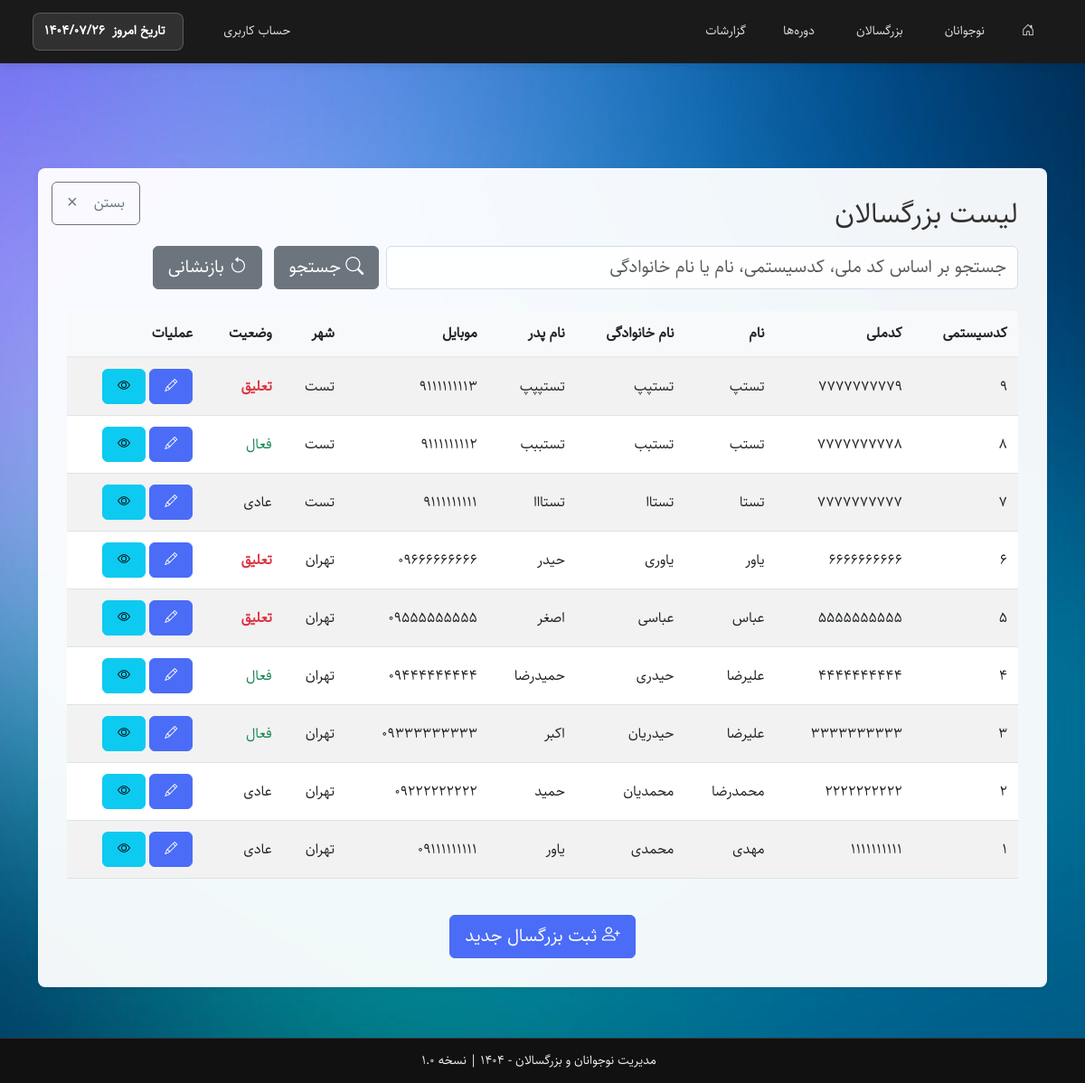
/includes/listadult.php (signed in), run on an earlier commit of the app's database.
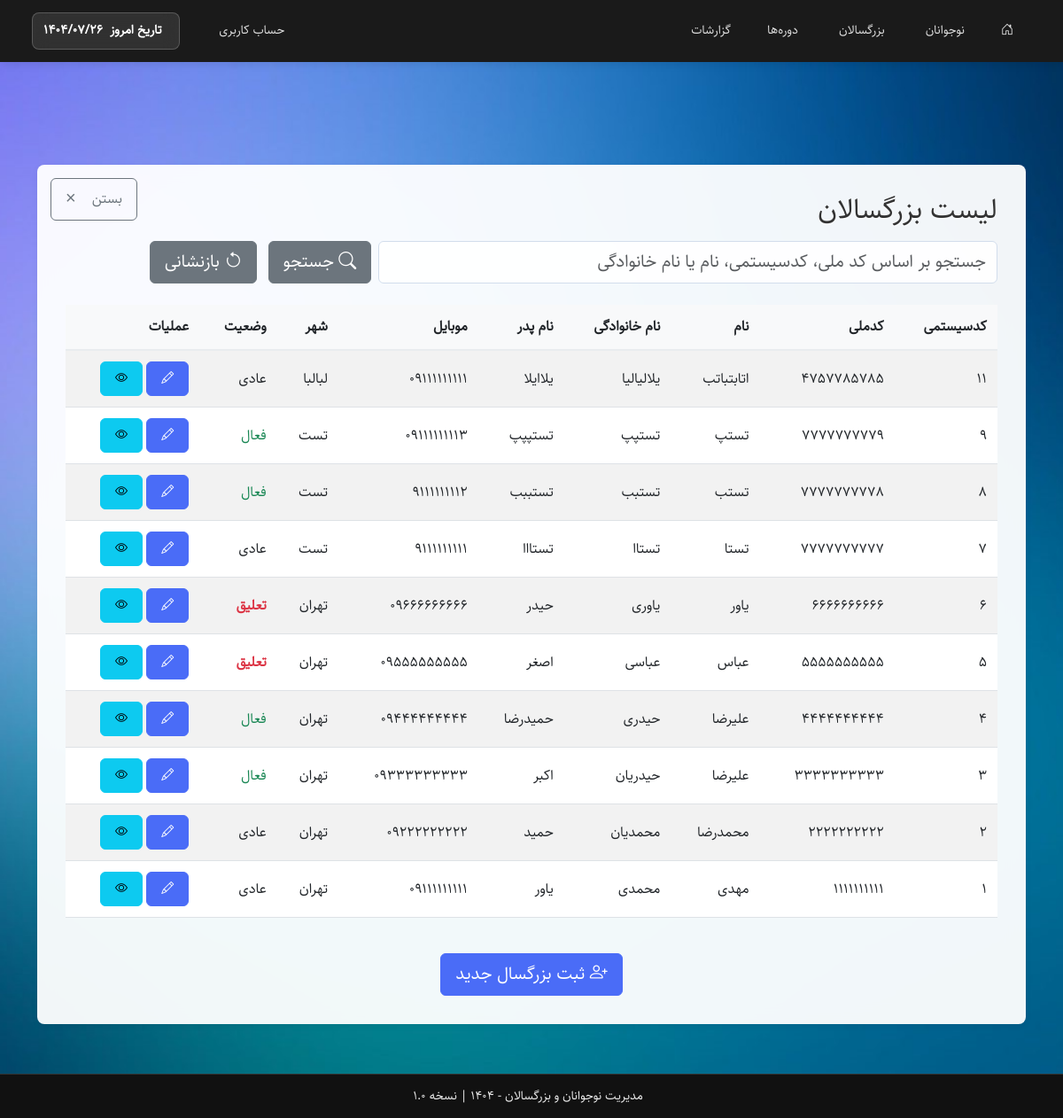
And on a later commit of the database.
### tables this page shows
CREATE TABLE `adult` (
  `AdultID` int(11) NOT NULL,
  `AdultSysCode` varchar(20) NOT NULL COMMENT 'کدسیستمی',
  `AdultMelli` varchar(10) NOT NULL COMMENT 'کدملی',
  `AdultName` varchar(50) NOT NULL COMMENT 'نام',
  `AdultFamily` varchar(50) NOT NULL COMMENT 'نام خانوادگی',
  `AdultFather` varchar(50) NOT NULL COMMENT 'نام پدر',
  `AdultMobile1` varchar(11) DEFAULT NULL COMMENT 'موبایل 1',
  `AdultMobile2` varchar(11) DEFAULT NULL COMMENT 'موبایل 2',
  `AdultDateBirth` date DEFAULT NULL COMMENT 'تاریخ تولد',
  `AdultRegDate` date DEFAULT NULL COMMENT 'تاریخ ثبت نام',
  `AdultStatus` enum('عادی','فعال','تعلیق') NOT NULL DEFAULT 'عادی' COMMENT 'وضعیت',
  `AdultPlaceBirth` varchar(100) DEFAULT NULL COMMENT 'محل تولد',
  `AdultPlaceCerti` varchar(100) DEFAULT NULL COMMENT 'محل صدور',
  `AdultBloodType` enum('O+','O-','A+','A-','B+','B-','AB+','AB-') DEFAULT NULL COMMENT 'گروه خونی',
  `AdultEducation` enum('اول ابتدایی','دوم ابتدایی','سوم ابتدایی','چهارم ابتدایی','پنجم ابتدایی','ششم ابتدایی','هفتم','هشتم','نهم','دهم','یازدهم','دوازدهم','فارغ التحصیل','دانشجو','دیپلم','فوق دیپلم','لیسانس','فوق لیسانس','دکتری','سایر') DEFAULT NULL COMMENT 'تحصیلات',
  `AdultAddress` text DEFAULT NULL COMMENT 'آدرس',
  `AdultZipCode` varchar(10) DEFAULT NULL COMMENT 'کدپستی',
  `AdultImage` varchar(255) DEFAULT NULL COMMENT 'تصویر پروفایل',
  `AdultCreated` timestamp NOT NULL DEFAULT current_timestamp(),
  `AdultUpdated` timestamp NOT NULL DEFAULT current_timestamp() ON UPDATE current_timestamp(),
  `AdultCity` varchar(100) DEFAULT NULL COMMENT 'شهر',
  `AdultBankName` varchar(100) DEFAULT NULL COMMENT 'نام بانک',
  `AdultAccountNumber` varchar(30) DEFAULT NULL COMMENT 'شماره حساب',
  `AdultCardNumber` varchar(20) DEFAULT NULL COMMENT 'شماره کارت',
  `AdultShebaNumber` varchar(30) DEFAULT NULL COMMENT 'شماره شبا',
  `AdultActiveDate` date DEFAULT NULL COMMENT 'تاریخ ثبت فعال',
  `AdultSuspendDate` date DEFAULT NULL COMMENT 'تاریخ ثبت تعلیق'
);

### includes/check_access.php (called while the page is built, shortened)
<?php
require_once __DIR__ . '/../config/database.php';
function getCurrentUserRole() {
    global $conn;
    $sessionUsername = $_SESSION['user_name'] ?? ($_SESSION['username'] ?? ($_SESSION['login_user'] ?? ''));
    $sessionUserId = isset($_SESSION['user_id']) ? (int)$_SESSION['user_id'] : 0;
    $role = 'guest';
    if ($sessionUserId > 0) {
        $stmt = $conn->prepare("SELECT role FROM users WHERE id=? LIMIT 1");
        $stmt->bind_param('i', $sessionUserId);
        if ($stmt->execute()) {
            $result = $stmt->get_result()->fetch_assoc();
            $role = $result['role'] ?? 'guest';
        }
    }
    return $role;
}
function isAdmin() {
    return getCurrentUserRole() === 'admin';
}
function isManagerOrAbove() {
    $role = getCurrentUserRole();
    return in_array($role, ['admin', 'manager']);
}

### includes/listadult.php (the view, shortened to what this page needs)
<?php
require_once __DIR__ . '/check_access.php';
require_once __DIR__ . '/../config/database.php';
$q = trim($_GET['q'] ?? '');
$page = max(1, (int)($_GET['page'] ?? 1));
$perPage = 10;
$offset = ($page - 1) * $perPage;
$where = '';
$rs = $conn->query("SELECT * FROM adult $where ORDER BY AdultID DESC LIMIT $perPage OFFSET $offset");
?>
<!DOCTYPE html>
<html lang="fa" dir="rtl">
<head>
    <link href="../assets/css/bootstrap.rtl.min.css" rel="stylesheet" />
    <link href="../assets/css/bootstrap-icons.css" rel="stylesheet" />
    <link href="../assets/css/style.css" rel="stylesheet" />
</head>
<body>
<?php include __DIR__ . '/header.php'; ?>
<div class="container" style="margin-top:100px; margin-bottom:40px; text-align:right;">
    <div class="content-box">
        <div class="d-flex justify-content-start align-items-center mb-3">
            <a href="../index.php" class="btn btn-outline-secondary d-flex align-items-center ms-2">
                <span class="me-2">بستن</span>
                <span aria-hidden="true" class="fs-5">×</span>
            </a>
            <h2 class="mb-0">لیست بزرگسالان</h2>
        </div>
        <form class="mb-4" method="get">
            <div class="row g-2 align-items-center">
                <div class="col-md-8">
                    <input class="form-control form-control-lg" name="q" placeholder="جستجو بر اساس کد ملی، کدسیستمی، نام یا نام خانوادگی" value="<?php echo htmlspecialchars($q); ?>">
                </div>
                <div class="col-md-4">
                    <button class="btn btn-secondary btn-lg me-2"><i class="bi bi-search"></i> جستجو</button>
                    <a href="?" class="btn btn-secondary btn-lg"><i class="bi bi-arrow-counterclockwise"></i> بازنشانی</a>
                </div>
            </div>
        </form>
        <div class="table-responsive">
            <table class="table table-striped">
                <thead>
                    <tr>
                        <th>کدسیستمی</th>
                        <th>کدملی</th>
                        <th>نام</th>
                        <th>نام خانوادگی</th>
                        <th>نام پدر</th>
                        <th>موبایل</th>
                        <th>شهر</th>
                        <th>وضعیت</th>
                        <th>عملیات</th>
                    </tr>
                </thead>
                <tbody>
                <?php if ($rs && $rs->num_rows): while($row=$rs->fetch_assoc()): ?>
                    <tr>
                        <td><?php echo htmlspecialchars($row['AdultSysCode']); ?></td>
                        <td><?php echo htmlspecialchars($row['AdultMelli']); ?></td>
                        <td><?php echo htmlspecialchars($row['AdultName']); ?></td>
                        <td><?php echo htmlspecialchars($row['AdultFamily']); ?></td>
                        <td><?php echo htmlspecialchars($row['AdultFather']); ?></td>
                        <td><?php echo htmlspecialchars($row['AdultMobile1']); ?></td>
                        <td><?php echo htmlspecialchars($row['AdultCity'] ?? '-'); ?></td>
                        <td>
                            <?php
                            $statusClass = '';
                            if ($row['AdultStatus'] === 'فعال') {
                                $statusClass = 'text-success';
                            } elseif ($row['AdultStatus'] === 'غیرفعال') {
                                $statusClass = 'text-warning';
                            } elseif ($row['AdultStatus'] === 'تعلیق') {
                                $statusClass = 'text-danger';
                            }
                            ?>
                            <span class="<?php echo $statusClass; ?>">
                                <?php echo htmlspecialchars($row['AdultStatus']); ?>
                            </span>
                        </td>
                        <td>
                            <a class="btn btn-sm btn-primary" href="editadult.php?AdultID=<?php echo $row['AdultID']; ?>" title="ویرایش">
                                <i class="bi bi-pencil"></i>
                            </a>
                            <a class="btn btn-sm btn-info" href="viewadult.php?AdultID=<?php echo $row['AdultID']; ?>" title="مشاهده">
                                <i class="bi bi-eye"></i>
                            </a>
                        </td>
                    </tr>
                <?php endwhile; endif; ?>
                </tbody>
            </table>
        </div>
        <div class="mt-4 text-center">
            <a href="regadult.php" class="btn btn-primary btn-lg">
                <i class="bi bi-person-plus"></i> ثبت بزرگسال جدید
            </a>
        </div>
    </div>
</div>
<?php include __DIR__ . '/footer.php'; ?>
</body>
</html>

### includes/header.php (shortened to what this page needs)
<?php
$__rootBase = 'http://localhost';
@require_once __DIR__ . '/../config/database.php';
@require_once __DIR__ . '/check_access.php';
function getCurrentJalaliDate() {
    if (function_exists('jdate')) {
        return jdate('Y/m/d');
    } else {
        $now = new DateTime('now', new DateTimeZone('Asia/Tehran'));
        $gy = (int)$now->format('Y');
        $gm = (int)$now->format('m');
        $gd = (int)$now->format('d');
        $g_d_m = [0,31,59,90,120,151,181,212,243,273,304,334];
        $gy2 = ($gm > 2) ? ($gy + 1) : $gy;
        $days = 355666 + (365 * $gy) + (int)(($gy2 + 3) / 4) - (int)(($gy2 + 99) / 100) + (int)(($gy2 + 399) / 400) + $gd + $g_d_m[$gm - 1];
        $jy = -1595 + (33 * (int)($days / 12053));
        $days %= 12053;
        $jy += 4 * (int)($days / 1461);
        $days %= 1461;
        if ($days > 365) {
            $jy += (int)(($days - 1) / 365);
            $days = ($days - 1) % 365;
        }
        if ($days < 186) {
            $jm = 1 + (int)($days / 31);
            $jd = 1 + ($days % 31);
        } else {
            $jm = 7 + (int)(($days - 186) / 30);
            $jd = 1 + (($days - 186) % 30);
        }
        return $jy . '/' . str_pad($jm, 2, '0', STR_PAD_LEFT) . '/' . str_pad($jd, 2, '0', STR_PAD_LEFT);
    }
}
?>
<header class="main-header">
    <div class="header-container">
        <nav class="nav-section right">
            <ul class="nav-links">
                <li class="nav-item">
                    <a href="<?php echo $__rootBase; ?>" class="nav-link" title="خانه">
                        <i class="bi bi-house-door"></i>
                    </a>
                </li>
                <li class="nav-item has-submenu">
                    <a href="#" class="nav-link" role="button" aria-haspopup="true" aria-expanded="false">
                        نوجوانان
                    </a>
                </li>
                <li class="nav-item has-submenu">
                    <a href="#" class="nav-link" role="button" aria-haspopup="true" aria-expanded="false">
                        بزرگسالان
                    </a>
                </li>
                <?php if (isManagerOrAbove()): ?>
                <li class="nav-item">
                    <a href="<?php echo $__rootBase; ?>/includes/class.php" class="nav-link">
                        دوره‌ها
                    </a>
                </li>
                <?php endif; ?>
                <?php if (isAdmin()): ?>
                <li class="nav-item">
                    <a href="<?php echo $__rootBase; ?>/includes/reportall.php" class="nav-link">
                        گزارشات
                    </a>
                </li>
                <?php endif; ?>
            </ul>
        </nav>
        <nav class="nav-section left">
            <ul class="nav-links">
                <li class="nav-item has-submenu">
                    <a href="#" class="nav-link" role="button" aria-haspopup="true" aria-expanded="false">
                        <span class="user-display-name">حساب کاربری</span>
                    </a>
                        </li>
                <li class="nav-item">
                    <div class="date-widget-header">
                        <span class="mb-3><i class="bi bi-calendar"></i>&nbsp; تاریخ امروز &nbsp;</span>
                        <span id="header-jalali-date"> <?php echo getCurrentJalaliDate(); ?></span>
                    </div>
                </li>
            </ul>
        </nav>
    </div>
</header>

### includes/footer.php (shortened to what this page needs)
<footer class="site-footer">
    <div class="container">
        <div class="footer-text">
            مدیریت نوجوانان و بزرگسالان - <?php echo jdate('Y'); ?> | نسخه 1.0
        </div>
    </div>
</footer>

### assets/css/style.css (style rules this page uses)
:root { --header-height: 70px; --footer-height: 50px; --mobile-breakpoint: 992px; --transition-speed: 0.3s; --primary-color: #4a6cf7; --primary-dark: #3a5bd9; --text-color: #333; --light-bg: #f8f9fa; --border-color: #e9ecef; --card-shadow: 0 0.125rem 0.5rem rgba(0, 0, 0, 0.05); --shadow-md: 0 10px 15px -3px rgba(0, 0, 0, 0.1); --border-radius: 0.375rem; --border-radius-lg: 0.5rem; }
html, body { height: 100%; margin: 0; padding: 0; overflow-x: hidden; font-family: 'Sahel', Tahoma, sans-serif; font-size: 16px; line-height: 1.6; color: var(--text-color); direction: rtl; text-align: right; }
body { display: flex; flex-direction: column; min-height: 100vh; background-color: #fff; padding-top: var(--header-height); padding-bottom: var(--footer-height); }
.main-header { position: fixed; top: 0; right: 0; left: 0; height: var(--header-height); background-color: #1a1a1a; z-index: 1030; padding: 0 1rem; box-shadow: 0 2px 10px rgba(0, 0, 0, 0.1); }
.header-container { display: flex; justify-content: space-between; align-items: center; height: 100%; max-width: 1400px; margin: 0 auto; padding: 0 20px; overflow: visible; }
.nav-section { display: flex; align-items: center; height: 100%; overflow: visible; }
.nav-section.right { margin-left: auto; }
.nav-links { display: flex; list-style: none; margin: 0; padding: 0; height: 100%; gap: 1px; }
.nav-item { position: relative; height: 100%; display: flex; align-items: center; margin: 0; }
.nav-link { display: flex; align-items: center; padding: 0 20px; color: #e0e0e0 !important; text-decoration: none; border-radius: 0; transition: all 0.3s ease; height: 100%; font-weight: 500; font-size: 14px; border-bottom: 2px solid transparent; background: transparent !important; }
.has-submenu { position: relative; }
.content-box { background: #fff; border-radius: var(--border-radius-lg); box-shadow: var(--card-shadow); padding: 2rem; margin: 1rem auto; max-width: 1400px; min-height: 60vh; position: relative; }
.form-control, .form-select { border: 1px solid #d2ddec; border-radius: var(--border-radius); padding: 0.5rem 0.75rem; width: 100%; direction: rtl; text-align: right; font-family: 'Sahel', sans-serif; }
.btn { padding: 0.5rem 1rem; border-radius: var(--border-radius); font-weight: 500; transition: all 0.2s ease; cursor: pointer; }
.btn-primary { background-color: var(--primary-color); border-color: var(--primary-color); color: white; }
.btn-outline-secondary { position: absolute; top: 15px; left: 15px; z-index: 9999; display: flex; align-items: center; gap: 10px; }
.table { width: 100%; margin-bottom: 1rem; color: #4a5568; border-collapse: collapse; }
.table th { background-color: #f8f9fa; padding: 0.75rem; text-align: right; border-bottom: 2px solid #e9ecef; }
.table td { padding: 0.75rem; vertical-align: middle; border-top: 1px solid #e9ecef; }
.table-responsive { overflow-x: auto; -webkit-overflow-scrolling: touch; }
.site-footer { position: fixed; bottom: 0; right: 0; left: 0; width: 100%; background: #111; color: #eee; z-index: 40000; text-align: center; height: var(--footer-height); display: flex; align-items: center; justify-content: center; }
.site-footer .container { padding: 0 15px; }
.footer-text { font-size: 14px; margin: 0; color: #eee; }
.mb-4 { margin-bottom: 1.5rem !important; }
.mt-4 { margin-top: 1.5rem !important; }
.mb-3 { margin-bottom: 1rem !important; }
.form-control, .form-select { background: rgba(255, 255, 255, 0.9) !important; }
.content-box h1, .content-box h2, .content-box h3, .content-box p { text-shadow: 0 1px 2px rgba(255, 255, 255, 0.8); }
.form-control, .form-select { transition: all 0.2s ease; }
.text-danger { font-weight: bold; }

### includes/header.php (style rules this page uses)
.user-display-name { margin: 0 8px; max-width: 120px; overflow: hidden; text-overflow: ellipsis; white-space: nowrap; }
@media (max-width: 1200px) { .user-display-name { max-width: 100px; } }

### includes/footer.php (style rules this page uses)
.site-footer { background: #111 !important; border-top: 1px solid #333; }
.footer-text { display: flex; align-items: center; justify-content: center; gap: 8px; font-size: 14px; color: #eee; }
body { position: relative; min-height: 100vh; }

What changed in the data, as far as the page shows it:
added adult: AdultSysCode "11", AdultMelli "4757785785", AdultName "اتابتباتب", AdultFamily "یلالیالیا", AdultFather "یلاایلا", AdultMobile1 "09111111111", AdultCity "لبالبا", AdultStatus "عادی"
changed adult "تستپ": AdultMobile1 "9111111113" → "09111111113"; AdultStatus "تعلیق" → "فعال"
